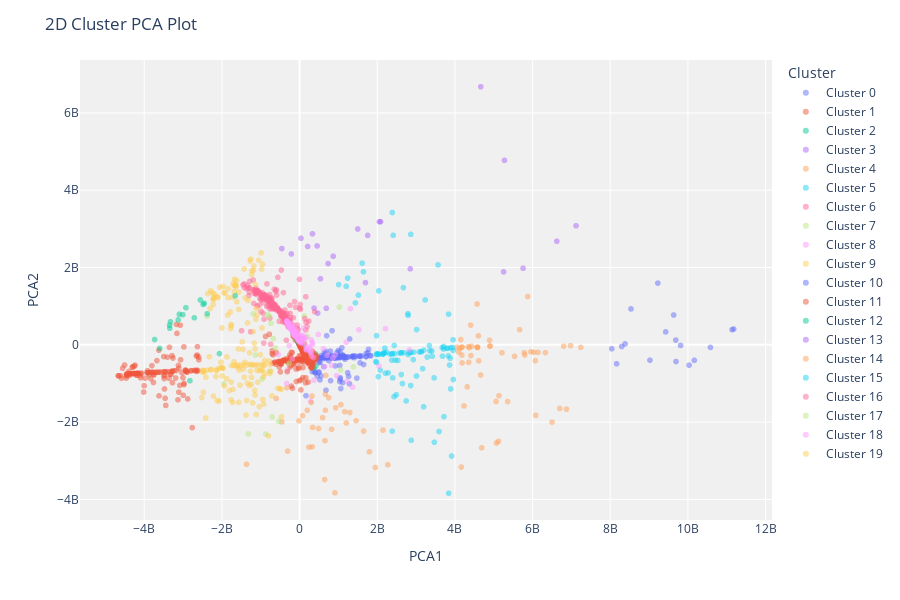

The cell this chart's notebook holds for it:
### Code cell
plot_model(model, 'cluster')
